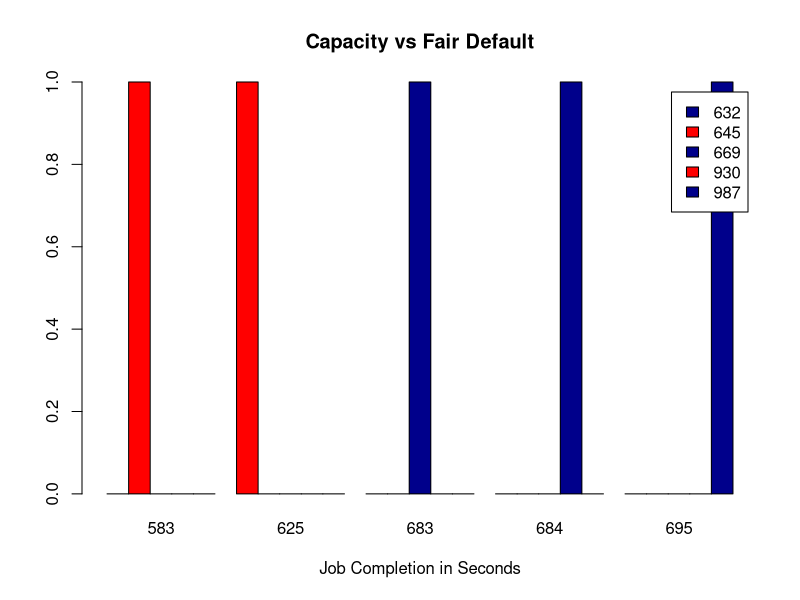

Reproduce this figure in R.

library(ggplot2)




# A comment: this is a sample script.
y=c(200,400,600,800,1000,1200,1400)
x=c(1,2,3,4,5,6,7)
mean(y)
mean(x)
#plot(x,y)

 #library(plyr) 
 
 #listOfFiles <- list.files(pattern= ".txt") 
 
 #d <- ldply(listOfFiles, read.table) 
 #print(d)
capacity_t = read.table("baseline-capacity-spec-true.txt")
capacity_f = read.table("baseline-capacity-spec-false.txt")
fair_t = read.table("baseline-fair-spec-true.txt")
fair_f = read.table("baseline-fair-spec-false.txt")

bs_ct_1=read.csv("bs_ct_1.csv", header=FALSE)
bs_ft_1=read.csv("bs_ft_1.csv", header=FALSE)


#min,max,mean values for capacity scheduler, spec = true
min_ct=min(capacity_t$V1)
max_ct=max(capacity_t$V1)
mean_ct=sapply(capacity_t$V1, mean)

#min,max,mean values for capacity scheduler, spec = false
min_cf=min(capacity_f$V1)
max_cf=max(capacity_f$V1)
mean_cf=sapply(capacity_f$V1, mean)


#min,max,mean values for fair scheduler, spec = true
min_ft=min(fair_t$V1)
max_ft=max(fair_t$V1)
mean_ft=sapply(fair_t$V1,mean)

#mins,max,mean values for fair scheduler, spec = false
min_ff=min(fair_f$V1)
max_ff=max(fair_f$V1)
mean_ff=sapply(fair_f$V1, mean)
#barplot(table(capacity_t$V1))
#print(max_ff)
baseline_exp =c(capacity_t$V1,capacity_f$V1,fair_t$V1,fair_f$V1)
run_1 <- table(bs_ct_1$V1,bs_ft_1$V1)
barplot(run_1,main="Capacity vs Fair Default",
  xlab="Job Completion in Seconds", col=c("darkblue","red"),
 	 legend = rownames(run_1),beside=TRUE)

#b <- factor(c(bs_ct_1))
#summary(b)

#barplot(c(bs_ct_1$V1))
#print(bs_ct_1)
#print(summary(capacity_t))
#print(summary(capacity_f))
#qplot(c(bs_ct_1),c(bs_ft_1))

#hist(baseline_exp, breaks=4)#c(max_ct,max_cf,max_ft,max_ff), col="lightblue", xlab="Baseline Experiment", ylab="Count", main="Baseline Expirement")

#plot(x,y, type="hist")
#plot(x, y)


#p <- qplot(capacity_t$V1, xlab=names("capacity_t")
#do.call(grid.arrange, p)